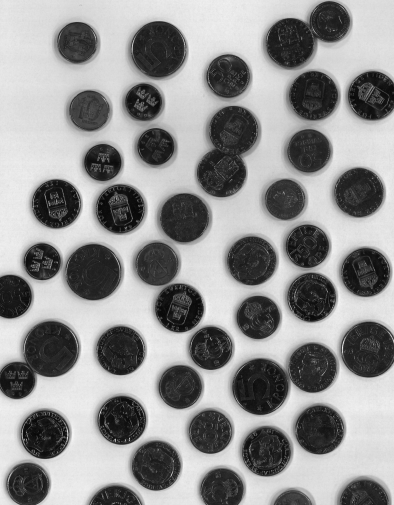
%> input picture Lab3/lab3_material/coins.tif, 394 x 505 px
$ octave Quang_test_lab3.m   (GNU Octave 9; MATLAB toolbox functions it lacks are replaced by stand-ins)
%> lines starting %> are read from the running program, lines starting %| are printed output that depends on the picture; in (x1, y1, x2, y2) boxes, pixels count from 0 and x2, y2 are one past the last pixel; in counts of white or black regions, pixels touching at a corner belong together; the program's own positions count from 1
i = imread("coins.tif");
%> i is the input picture: size 505x394 uint8; min 8, max 246, mean 144.7

is = imfilter(i, fspecial('average', [40 40]));
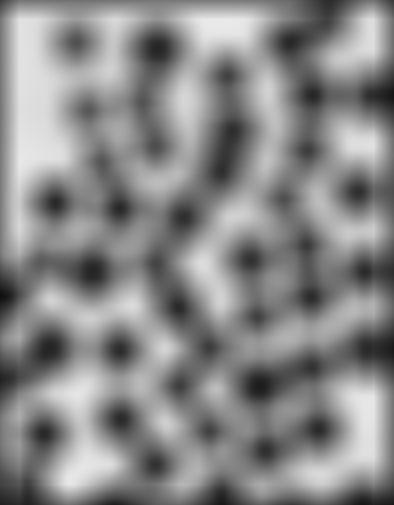
%> is: size 505x394 uint8; min 15, max 233, mean 136.6
i = i+is;

i =  im2bw(i, 0.95);
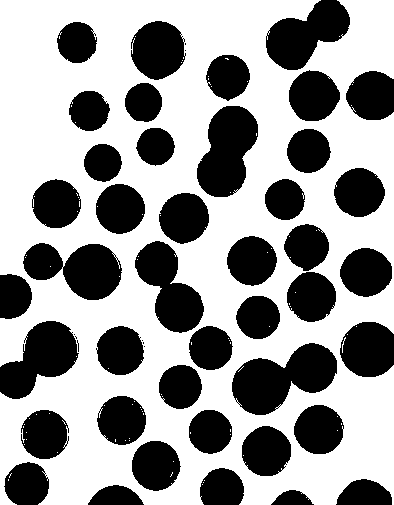
%> i: size 505x394 logical; 60.1% white; 50 black regions (8 under 20 px), largest, box (x1, y1, x2, y2) and area: (232, 343, 337, 415) 4455, (197, 106, 258, 197) 3800, (23, 243, 122, 300) 3608
i = medfilt2(i);
%> i: size 505x394 logical; 60% white; 44 black regions (3 under 20 px), largest, box (x1, y1, x2, y2) and area: (232, 343, 337, 415) 4465, (197, 106, 258, 197) 3802, (23, 243, 122, 300) 3614

D = bwdist(i, "chessboard");
D = -D;
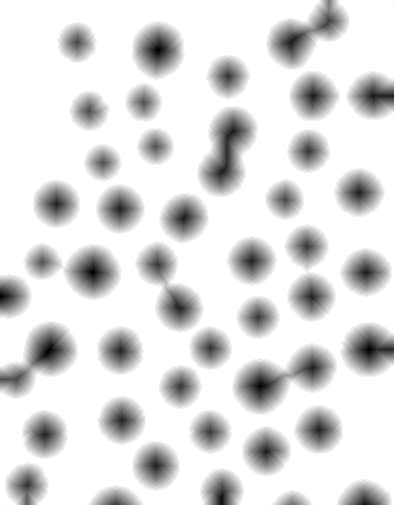
%> D: size 505x394 single; min -20, max 0, mean -2.64; drawn with min black and max white

figure(1)
imshow(mat2gray(D));

fun = watershed(D);
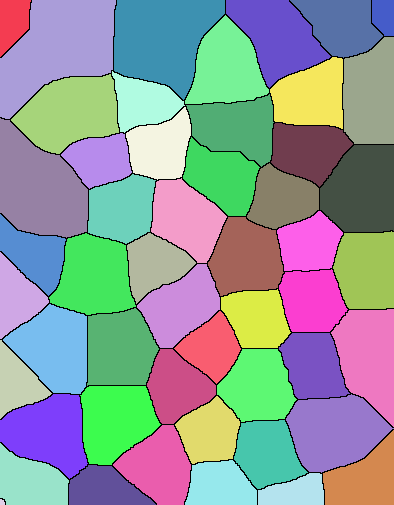
%> fun: size 505x394 uint8; 52 distinct labels, from 0 to 51; one colour per label, 0 black
fun(i) = 0;
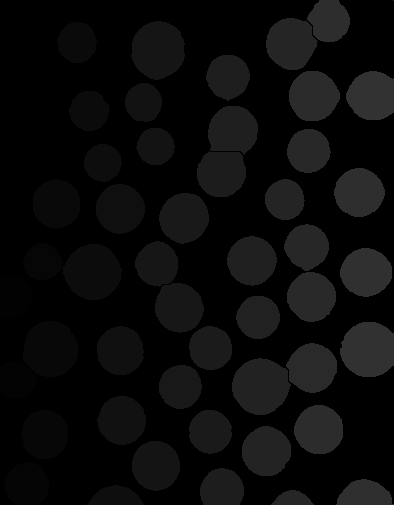
%> fun: size 505x394 uint8; min 0, max 51, mean 10.9

rgb = label2rgb(fun, 'jet',[.5 .5 .5]);
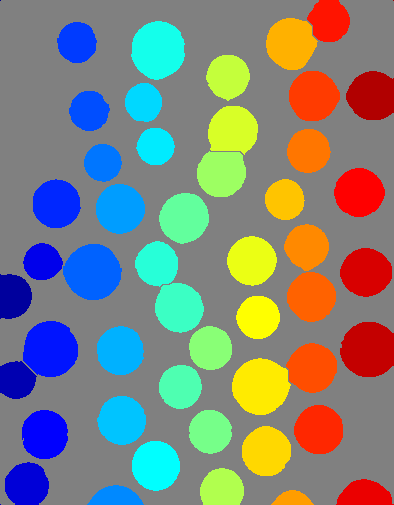
%> rgb: size 505x394x3 uint8; mean R, G, B 127.7, 132.4, 124.5

figure(2)
imshow(rgb)
title('Watershed Transform')

Ilabel= bwlabel(fun,8);
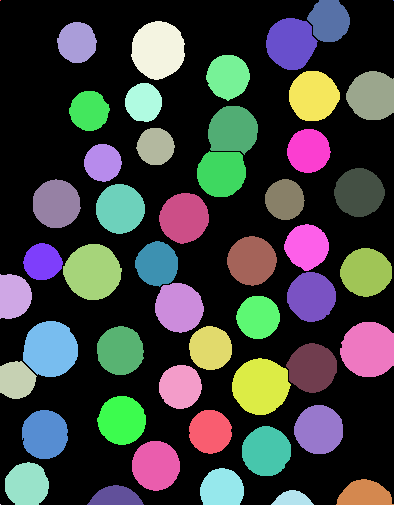
%> Ilabel: size 505x394 double; 52 distinct labels, from 0 to 51; one colour per label, 0 black
F = regionprops(Ilabel, 'Area');
%> F = 51 regions; largest, Area: 2535, 2497, 2450, 2429, 2421
figure(3)

% [40 lines of commented-out code are left out]
